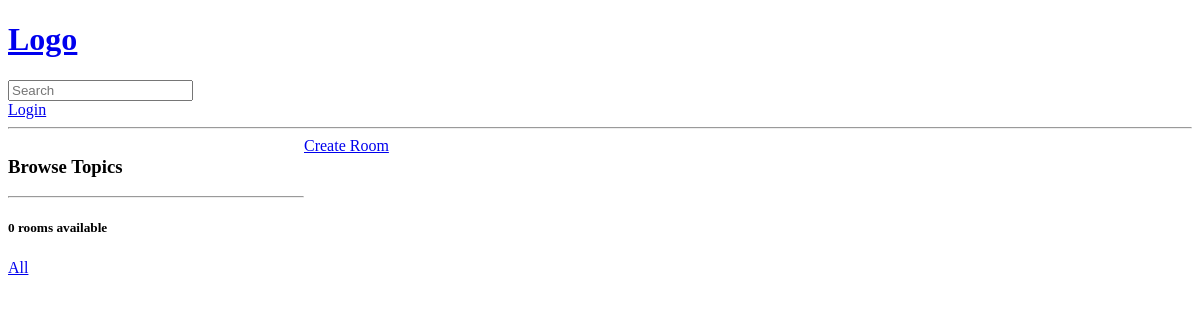
The app's page /?q=Python, older data.
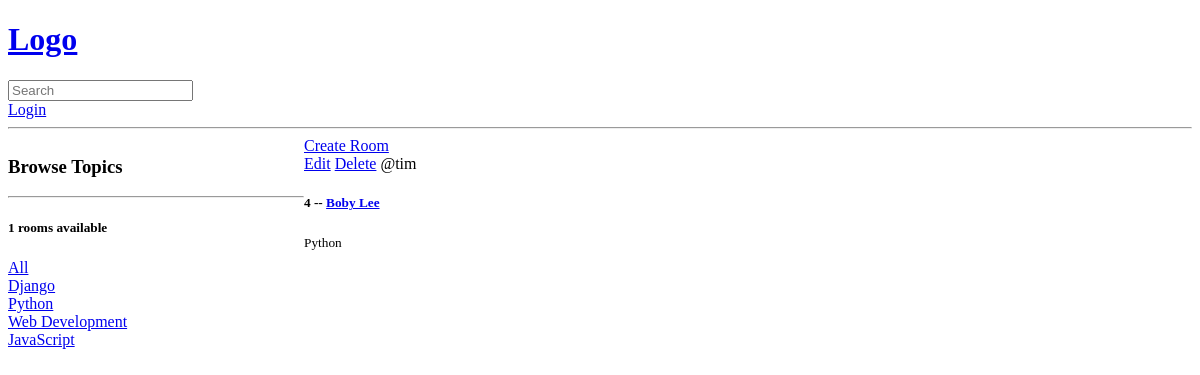
The same page, newer data.
### base/models.py (models this page shows, shortened)
class Topic(models.Model):
    name = models.CharField(max_length=200)

class Room(models.Model):
    host = models.ForeignKey(User, on_delete=models.SET_NULL,null=True, blank=True)
    topic =  models.ForeignKey(Topic, on_delete=models.SET_NULL,null=True, blank=True)
    name = models.CharField(max_length=200)
    description = models.TextField(null=True, blank=True)
    updated = models.DateTimeField(auto_now=True)
    created = models.DateTimeField(auto_now_add=True)
    class Meta:
        ordering = ['-updated','-created']

### base/views.py (the view)
# urls.py: path('',views.home,name='home'),
def home(request):
    q = request.GET.get('q') if request.GET.get('q') != None else ''
    rooms = Room.objects.filter(
        Q(topic__name__icontains=q) |
        Q(name__icontains=q) |
        Q(description__icontains=q)
        )
    topics = Topic.objects.all()
    room_count = rooms.count()
    context = {'rooms':rooms,'topics':topics,'room_count':room_count}
    return render(request, 'base/home.html',context)

### base/templates/base/home.html (shortened to what this page needs)
{% extends 'main.html' %}
{%block content%}
<div class="home-container">
    <div>
        <h3>Browse Topics</h3>
        <hr>
        <div>
            <h5>{{room_count}} rooms available</h5>
            <a href="{%url 'home'%}"> All </a>
        </div>
        {%for topic in topics %}
             <div>
                <a href="{%url 'home'%}?q={{topic.name}}">{{ topic.name }}</a>
             </div>
        {%endfor%}
    </div>
    <div>
        <a href="{%url 'create_room'%}">Create Room</a>
        <div>
            {% for room in rooms%}
                <div>
                    <a href="{% url 'update_room' room.id%}">Edit</a>
                    <a href="{%url 'delete_room' room.id%}">Delete</a>
                    <span>@{{ room.host }}</span>
                    <h5>{{ room.id }} -- <a href="/room/{{ room.id }}/">{{ room.name }}</a></h5>
                    <small>{{ room.topic.name }}</small>
            {% endfor%}
        </div>
    </div>
</div>
{%endblock content%}

Row changes from the older to the newer data that the page shows:
added Topic: name "Django"
added Topic: name "Python"
added Topic: name "Web Development"
added Topic: name "JavaScript"
added Room: host "tim", id "4", name "Boby Lee", topic.name "Python"
Text that changed along with them:
{{ room_count }}: "0" → "1"
